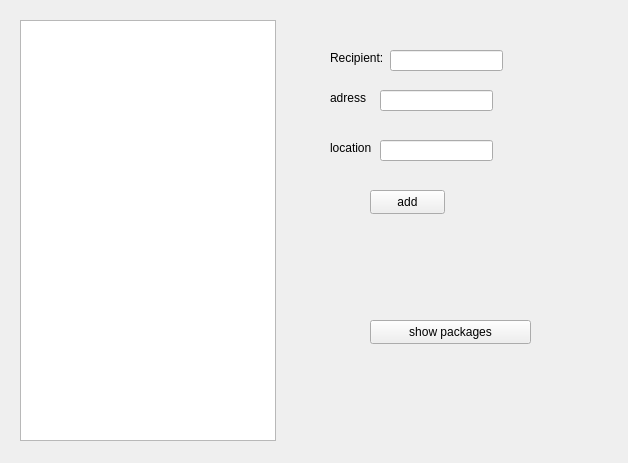
<?xml version="1.0" encoding="UTF-8"?>
<ui version="4.0">
 <class>companyUi</class>
 <widget class="QWidget" name="companyUi">
  <property name="geometry">
   <rect>
    <x>0</x>
    <y>0</y>
    <width>628</width>
    <height>463</height>
   </rect>
  </property>
  <property name="windowTitle">
   <string>companyUi</string>
  </property>
  <widget class="QListWidget" name="packageListWidget">
   <property name="geometry">
    <rect>
     <x>20</x>
     <y>20</y>
     <width>256</width>
     <height>421</height>
    </rect>
   </property>
  </widget>
  <widget class="QLabel" name="label">
   <property name="geometry">
    <rect>
     <x>330</x>
     <y>50</y>
     <width>81</width>
     <height>16</height>
    </rect>
   </property>
   <property name="text">
    <string>Recipient:</string>
   </property>
  </widget>
  <widget class="QLabel" name="label_2">
   <property name="geometry">
    <rect>
     <x>330</x>
     <y>90</y>
     <width>81</width>
     <height>16</height>
    </rect>
   </property>
   <property name="text">
    <string>adress</string>
   </property>
  </widget>
  <widget class="QLabel" name="label_3">
   <property name="geometry">
    <rect>
     <x>330</x>
     <y>140</y>
     <width>61</width>
     <height>16</height>
    </rect>
   </property>
   <property name="text">
    <string>location</string>
   </property>
  </widget>
  <widget class="QLineEdit" name="recipientLineEdit">
   <property name="geometry">
    <rect>
     <x>390</x>
     <y>50</y>
     <width>113</width>
     <height>21</height>
    </rect>
   </property>
  </widget>
  <widget class="QLineEdit" name="adressLineEdit">
   <property name="geometry">
    <rect>
     <x>380</x>
     <y>90</y>
     <width>113</width>
     <height>21</height>
    </rect>
   </property>
  </widget>
  <widget class="QLineEdit" name="locationLineEdit">
   <property name="geometry">
    <rect>
     <x>380</x>
     <y>140</y>
     <width>113</width>
     <height>21</height>
    </rect>
   </property>
  </widget>
  <widget class="QPushButton" name="addButton">
   <property name="geometry">
    <rect>
     <x>370</x>
     <y>190</y>
     <width>75</width>
     <height>24</height>
    </rect>
   </property>
   <property name="text">
    <string>add</string>
   </property>
  </widget>
  <widget class="QPushButton" name="packagesButton">
   <property name="geometry">
    <rect>
     <x>370</x>
     <y>320</y>
     <width>161</width>
     <height>24</height>
    </rect>
   </property>
   <property name="text">
    <string>show packages</string>
   </property>
  </widget>
 </widget>
 <resources/>
 <connections/>
</ui>
